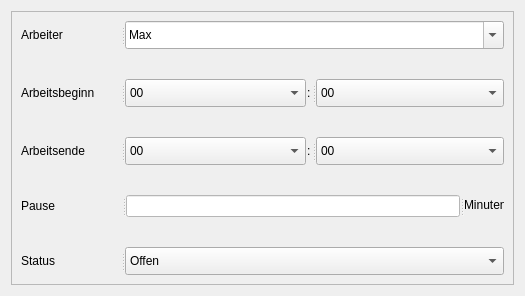
<?xml version="1.0" encoding="UTF-8"?>
<ui version="4.0">
 <class>WizardPage</class>
 <widget class="QWizardPage" name="WizardPage">
  <property name="geometry">
   <rect>
    <x>0</x>
    <y>0</y>
    <width>525</width>
    <height>296</height>
   </rect>
  </property>
  <property name="windowTitle">
   <string>WizardPage</string>
  </property>
  <property name="title">
   <string>Arbeiter</string>
  </property>
  <property name="subTitle">
   <string>Erfassen der AKs</string>
  </property>
  <layout class="QVBoxLayout" name="verticalLayout_2">
   <item>
    <widget class="QFrame" name="frame">
     <property name="frameShape">
      <enum>QFrame::StyledPanel</enum>
     </property>
     <property name="frameShadow">
      <enum>QFrame::Raised</enum>
     </property>
     <layout class="QVBoxLayout" name="verticalLayout">
      <property name="spacing">
       <number>30</number>
      </property>
      <item>
       <widget class="QSplitter" name="splitter_9">
        <property name="orientation">
         <enum>Qt::Horizontal</enum>
        </property>
        <widget class="QLabel" name="label_19">
         <property name="minimumSize">
          <size>
           <width>100</width>
           <height>0</height>
          </size>
         </property>
         <property name="maximumSize">
          <size>
           <width>100</width>
           <height>16777215</height>
          </size>
         </property>
         <property name="text">
          <string>Arbeiter</string>
         </property>
        </widget>
        <widget class="QComboBox" name="input_AK">
         <property name="editable">
          <bool>true</bool>
         </property>
         <property name="frame">
          <bool>true</bool>
         </property>
         <item>
          <property name="text">
           <string>Max</string>
          </property>
         </item>
         <item>
          <property name="text">
           <string>Johannes</string>
          </property>
         </item>
         <item>
          <property name="text">
           <string>David</string>
          </property>
         </item>
        </widget>
       </widget>
      </item>
      <item>
       <widget class="QSplitter" name="splitter_16">
        <property name="orientation">
         <enum>Qt::Horizontal</enum>
        </property>
        <widget class="QLabel" name="label_12">
         <property name="minimumSize">
          <size>
           <width>100</width>
           <height>0</height>
          </size>
         </property>
         <property name="maximumSize">
          <size>
           <width>100</width>
           <height>16777215</height>
          </size>
         </property>
         <property name="text">
          <string>Arbeitsbeginn</string>
         </property>
        </widget>
        <widget class="QSplitter" name="splitter_17">
         <property name="maximumSize">
          <size>
           <width>16777215</width>
           <height>16777215</height>
          </size>
         </property>
         <property name="orientation">
          <enum>Qt::Horizontal</enum>
         </property>
         <property name="handleWidth">
          <number>1</number>
         </property>
         <widget class="QComboBox" name="input_StartH">
          <item>
           <property name="text">
            <string>00</string>
           </property>
          </item>
          <item>
           <property name="text">
            <string>01</string>
           </property>
          </item>
          <item>
           <property name="text">
            <string>02</string>
           </property>
          </item>
          <item>
           <property name="text">
            <string>03</string>
           </property>
          </item>
          <item>
           <property name="text">
            <string>04</string>
           </property>
          </item>
          <item>
           <property name="text">
            <string>05</string>
           </property>
          </item>
          <item>
           <property name="text">
            <string>06</string>
           </property>
          </item>
          <item>
           <property name="text">
            <string>07</string>
           </property>
          </item>
          <item>
           <property name="text">
            <string>08</string>
           </property>
          </item>
          <item>
           <property name="text">
            <string>09</string>
           </property>
          </item>
          <item>
           <property name="text">
            <string>10</string>
           </property>
          </item>
          <item>
           <property name="text">
            <string>11</string>
           </property>
          </item>
          <item>
           <property name="text">
            <string>12</string>
           </property>
          </item>
          <item>
           <property name="text">
            <string>13</string>
           </property>
          </item>
          <item>
           <property name="text">
            <string>14</string>
           </property>
          </item>
          <item>
           <property name="text">
            <string>15</string>
           </property>
          </item>
          <item>
           <property name="text">
            <string>16</string>
           </property>
          </item>
          <item>
           <property name="text">
            <string>17</string>
           </property>
          </item>
          <item>
           <property name="text">
            <string>18</string>
           </property>
          </item>
          <item>
           <property name="text">
            <string>19</string>
           </property>
          </item>
          <item>
           <property name="text">
            <string>20</string>
           </property>
          </item>
          <item>
           <property name="text">
            <string>21</string>
           </property>
          </item>
          <item>
           <property name="text">
            <string>22</string>
           </property>
          </item>
          <item>
           <property name="text">
            <string>23</string>
           </property>
          </item>
          <item>
           <property name="text">
            <string>24</string>
           </property>
          </item>
         </widget>
         <widget class="QSplitter" name="splitter_18">
          <property name="orientation">
           <enum>Qt::Horizontal</enum>
          </property>
          <widget class="QLabel" name="label_13">
           <property name="maximumSize">
            <size>
             <width>5</width>
             <height>16777215</height>
            </size>
           </property>
           <property name="styleSheet">
            <string notr="true">background-color: qlineargradient(spread:pad, x1:1, y1:1, x2:1, y2:1, stop:0 rgba(32, 66, 19, 0), stop:1 rgba(255, 255, 255, 255));</string>
           </property>
           <property name="text">
            <string>:</string>
           </property>
          </widget>
          <widget class="QComboBox" name="input_StartM">
           <item>
            <property name="text">
             <string>00</string>
            </property>
           </item>
           <item>
            <property name="text">
             <string>15</string>
            </property>
           </item>
           <item>
            <property name="text">
             <string>30</string>
            </property>
           </item>
           <item>
            <property name="text">
             <string>45</string>
            </property>
           </item>
          </widget>
         </widget>
        </widget>
       </widget>
      </item>
      <item>
       <widget class="QSplitter" name="splitter_19">
        <property name="orientation">
         <enum>Qt::Horizontal</enum>
        </property>
        <widget class="QLabel" name="label_14">
         <property name="minimumSize">
          <size>
           <width>100</width>
           <height>0</height>
          </size>
         </property>
         <property name="maximumSize">
          <size>
           <width>100</width>
           <height>16777215</height>
          </size>
         </property>
         <property name="text">
          <string>Arbeitsende</string>
         </property>
        </widget>
        <widget class="QSplitter" name="splitter_8">
         <property name="maximumSize">
          <size>
           <width>16777215</width>
           <height>16777215</height>
          </size>
         </property>
         <property name="orientation">
          <enum>Qt::Horizontal</enum>
         </property>
         <property name="handleWidth">
          <number>1</number>
         </property>
         <widget class="QComboBox" name="input_EndeH">
          <item>
           <property name="text">
            <string>00</string>
           </property>
          </item>
          <item>
           <property name="text">
            <string>01</string>
           </property>
          </item>
          <item>
           <property name="text">
            <string>02</string>
           </property>
          </item>
          <item>
           <property name="text">
            <string>03</string>
           </property>
          </item>
          <item>
           <property name="text">
            <string>04</string>
           </property>
          </item>
          <item>
           <property name="text">
            <string>05</string>
           </property>
          </item>
          <item>
           <property name="text">
            <string>06</string>
           </property>
          </item>
          <item>
           <property name="text">
            <string>07</string>
           </property>
          </item>
          <item>
           <property name="text">
            <string>08</string>
           </property>
          </item>
          <item>
           <property name="text">
            <string>09</string>
           </property>
          </item>
          <item>
           <property name="text">
            <string>10</string>
           </property>
          </item>
          <item>
           <property name="text">
            <string>11</string>
           </property>
          </item>
          <item>
           <property name="text">
            <string>12</string>
           </property>
          </item>
          <item>
           <property name="text">
            <string>13</string>
           </property>
          </item>
          <item>
           <property name="text">
            <string>14</string>
           </property>
          </item>
          <item>
           <property name="text">
            <string>15</string>
           </property>
          </item>
          <item>
           <property name="text">
            <string>16</string>
           </property>
          </item>
          <item>
           <property name="text">
            <string>17</string>
           </property>
          </item>
          <item>
           <property name="text">
            <string>18</string>
           </property>
          </item>
          <item>
           <property name="text">
            <string>19</string>
           </property>
          </item>
          <item>
           <property name="text">
            <string>20</string>
           </property>
          </item>
          <item>
           <property name="text">
            <string>21</string>
           </property>
          </item>
          <item>
           <property name="text">
            <string>22</string>
           </property>
          </item>
          <item>
           <property name="text">
            <string>23</string>
           </property>
          </item>
          <item>
           <property name="text">
            <string>24</string>
           </property>
          </item>
         </widget>
         <widget class="QSplitter" name="splitter_20">
          <property name="orientation">
           <enum>Qt::Horizontal</enum>
          </property>
          <widget class="QLabel" name="label_15">
           <property name="maximumSize">
            <size>
             <width>5</width>
             <height>16777215</height>
            </size>
           </property>
           <property name="styleSheet">
            <string notr="true">background-color: qlineargradient(spread:pad, x1:1, y1:1, x2:1, y2:1, stop:0 rgba(32, 66, 19, 0), stop:1 rgba(255, 255, 255, 255));</string>
           </property>
           <property name="text">
            <string>:</string>
           </property>
          </widget>
          <widget class="QComboBox" name="input_EndeM">
           <item>
            <property name="text">
             <string>00</string>
            </property>
           </item>
           <item>
            <property name="text">
             <string>15</string>
            </property>
           </item>
           <item>
            <property name="text">
             <string>30</string>
            </property>
           </item>
           <item>
            <property name="text">
             <string>45</string>
            </property>
           </item>
          </widget>
         </widget>
        </widget>
       </widget>
      </item>
      <item>
       <widget class="QSplitter" name="splitter_21">
        <property name="orientation">
         <enum>Qt::Horizontal</enum>
        </property>
        <widget class="QSplitter" name="splitter_22">
         <property name="maximumSize">
          <size>
           <width>16777215</width>
           <height>16777215</height>
          </size>
         </property>
         <property name="orientation">
          <enum>Qt::Horizontal</enum>
         </property>
         <property name="handleWidth">
          <number>5</number>
         </property>
         <widget class="QLabel" name="label_16">
          <property name="minimumSize">
           <size>
            <width>100</width>
            <height>0</height>
           </size>
          </property>
          <property name="maximumSize">
           <size>
            <width>100</width>
            <height>16777215</height>
           </size>
          </property>
          <property name="text">
           <string>Pause</string>
          </property>
         </widget>
         <widget class="QLineEdit" name="input_Pause">
          <property name="styleSheet">
           <string>background-color: rgb(255, 255, 255);</string>
          </property>
          <property name="text">
           <string/>
          </property>
         </widget>
        </widget>
        <widget class="QLabel" name="label_17">
         <property name="maximumSize">
          <size>
           <width>40</width>
           <height>20</height>
          </size>
         </property>
         <property name="text">
          <string>Minuten</string>
         </property>
        </widget>
       </widget>
      </item>
      <item>
       <widget class="QSplitter" name="splitter_5">
        <property name="orientation">
         <enum>Qt::Horizontal</enum>
        </property>
        <widget class="QLabel" name="label_20">
         <property name="minimumSize">
          <size>
           <width>100</width>
           <height>0</height>
          </size>
         </property>
         <property name="maximumSize">
          <size>
           <width>100</width>
           <height>16777215</height>
          </size>
         </property>
         <property name="text">
          <string>Status</string>
         </property>
        </widget>
        <widget class="QComboBox" name="input_Status">
         <item>
          <property name="text">
           <string>Offen</string>
          </property>
         </item>
         <item>
          <property name="text">
           <string>Ausgezahlt</string>
          </property>
         </item>
        </widget>
       </widget>
      </item>
     </layout>
    </widget>
   </item>
  </layout>
 </widget>
 <resources/>
 <connections/>
</ui>
